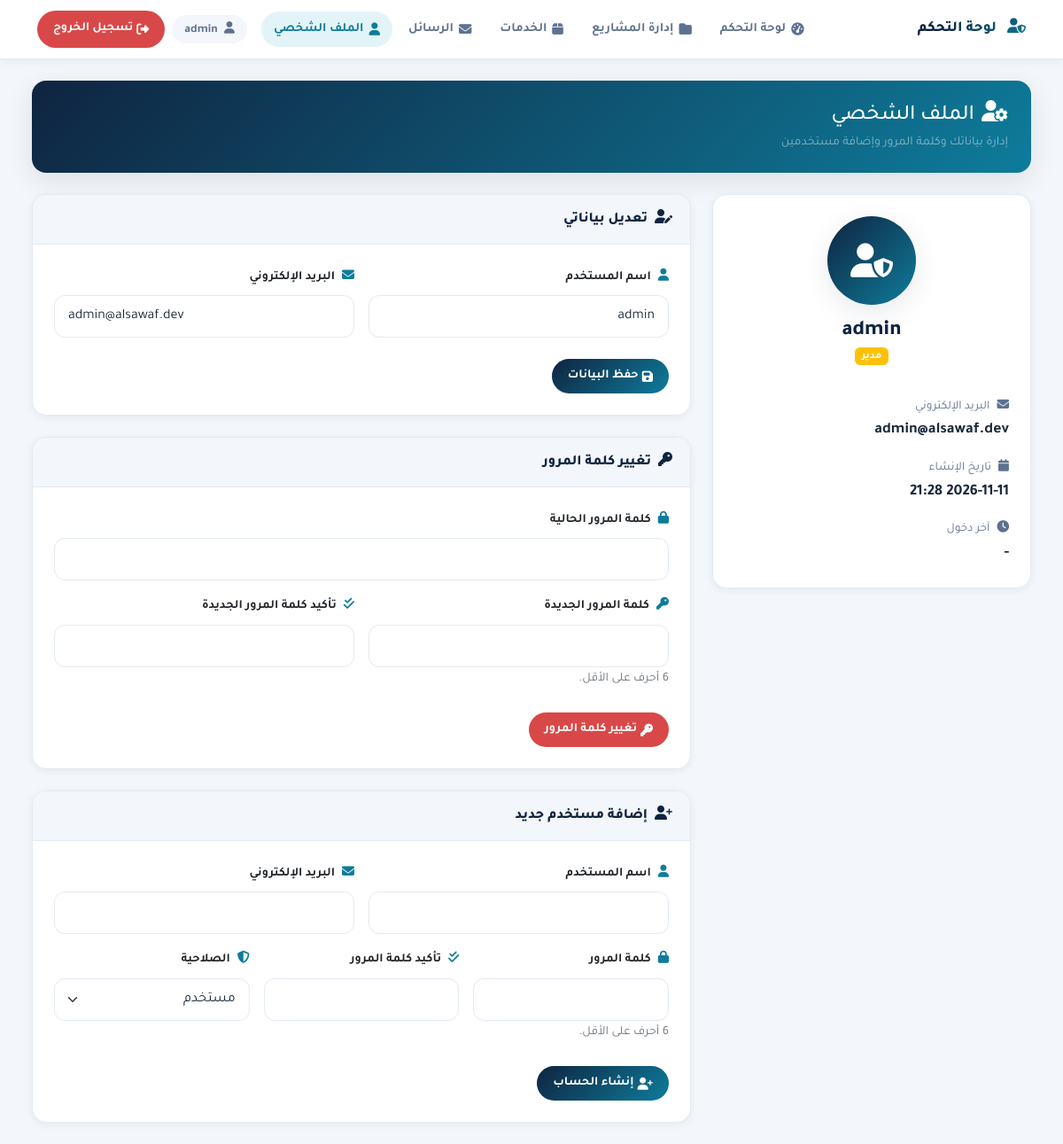
Screenshot of /admin/profile.php (signed in) with the database file from the repository.
### tables this page shows
CREATE TABLE users (
    id INT AUTO_INCREMENT PRIMARY KEY,
    username VARCHAR(50) NOT NULL UNIQUE,
    email VARCHAR(100) NOT NULL UNIQUE,
    password_hash VARCHAR(255) NOT NULL,
    role ENUM('admin', 'user') DEFAULT 'user',
    is_active TINYINT(1) DEFAULT 1,
    last_login DATETIME NULL,
    created_at TIMESTAMP DEFAULT CURRENT_TIMESTAMP,
    updated_at TIMESTAMP DEFAULT CURRENT_TIMESTAMP ON UPDATE CURRENT_TIMESTAMP
);

### config/db.php (called while the page is built, shortened)
<?php
function h($data) {
    return htmlspecialchars($data, ENT_QUOTES, 'UTF-8');
}
function format_date($date, $format = 'M d, Y h:i A') {
    if (empty($date)) {
        return '-';
    }
    $timestamp = strtotime($date);
    return date($format, $timestamp);
}

### admin/profile.php (the view, shortened to what this page needs)
<?php
require_once __DIR__ . '/../config/db.php';
$stmt = $pdo->prepare("SELECT id, username, email, role, created_at, last_login FROM users WHERE id = ?");
$stmt->execute([$_SESSION['user_id']]);
$user = $stmt->fetch();
$submitted_username = $_POST['username'] ?? ($user['username'] ?? '');
$submitted_email = $_POST['email'] ?? ($user['email'] ?? '');
?>
<!DOCTYPE html>
<html lang="ar" dir="rtl">
<head>
    <link href="../assets/css/bootstrap.rtl.min.css" rel="stylesheet">
    <link rel="stylesheet" href="../assets/css/all.min.css">
    <link href="../assets/css/tajawal.css" rel="stylesheet">
    <link href='../assets/css/admin-theme.css' rel='stylesheet'>
</head>
<body>
<?php require_once __DIR__ . '/includes/header.php' ?>
<div class="container max-width-max">
    <div class="page-header">
        <h1 class="h4 mb-1"><i class="fas fa-user-cog me-2"></i>الملف الشخصي</h1>
        <div class="text-white-50 small">إدارة بياناتك وكلمة المرور وإضافة مستخدمين</div>
    </div>
    <div class="row g-4">
        <div class="col-12 col-lg-4">
            <div class="card card-custom">
                <div class="card-body p-4 text-center">
                    <div class="profile-avatar">
                        <i class="fas fa-user-shield"></i>
                    </div>
                    <h4 class="mt-3 mb-0"><?= h($user['username'] ?? 'Admin') ?></h4>
                    <span class="badge bg-warning text-white"><?= h($user['role'] ?? 'admin') === 'admin' ? 'مدير' : 'مستخدم' ?></span>
                    <div class="row g-3 text-start mt-3">
                        <div class="col-12">
                            <div class="info-label"><i class="fas fa-envelope me-2"></i>البريد الإلكتروني</div>
                            <div class="info-value"><?= h($user['email'] ?? '-') ?></div>
                        </div>
                        <div class="col-12">
                            <div class="info-label"><i class="fas fa-calendar me-2"></i>تاريخ الإنشاء</div>
                            <div class="info-value"><?= h(format_date($user['created_at'] ?? '', 'Y-m-d H:i')) ?></div>
                        </div>
                        <div class="col-12">
                            <div class="info-label"><i class="fas fa-clock me-2"></i>آخر دخول</div>
                            <div class="info-value"><?= h(format_date($user['last_login'] ?? '', 'Y-m-d H:i')) ?></div>
                        </div>
                    </div>
                </div>
            </div>
        </div>
        <div class="col-12 col-lg-8">
            <div class="row g-4">
                <div class="col-12">
                    <div class="card card-custom">
                        <div class="card-header">
                            <h6 class="mb-0"><i class="fas fa-user-edit me-2"></i>تعديل بياناتي</h6>
                        </div>
                        <div class="card-body p-4">
                            <form action="profile.php" method="POST">
                                <div class="row g-3">
                                    <div class="col-12 col-md-6">
                                        <label class="form-label small fw-bold mb-2"><i class="fas fa-user me-2 text-primary-cyan"></i>اسم المستخدم</label>
                                        <input type="text" name="username" class="form-control form-control-custom"
                                               value="<?= h($submitted_username) ?>" required>
                                    </div>
                                    <div class="col-12 col-md-6">
                                        <label class="form-label small fw-bold mb-2"><i class="fas fa-envelope me-2 text-primary-cyan"></i>البريد الإلكتروني</label>
                                        <input type="email" name="email" class="form-control form-control-custom"
                                               value="<?= h($submitted_email) ?>" required>
                                    </div>
                                </div>
                                <div class="d-flex mt-4">
                                    <button type="submit" class="btn btn-primary-cyan btn-custom">
                                        <i class="fas fa-save me-1"></i>حفظ البيانات
                                    </button>
                                </div>
                            </form>
                        </div>
                    </div>
                </div>
                <div class="col-12">
                    <div class="card card-custom">
                        <div class="card-header">
                            <h6 class="mb-0"><i class="fas fa-key me-2"></i>تغيير كلمة المرور</h6>
                        </div>
                        <div class="card-body p-4">
                            <form action="profile.php" method="POST">
                                <div class="mb-3">
                                    <label class="form-label small fw-bold mb-2"><i class="fas fa-lock me-2 text-primary-cyan"></i>كلمة المرور الحالية</label>
                                    <input type="password" name="old_password" class="form-control form-control-custom" autocomplete="current-password" required>
                                </div>
                                <div class="row g-3">
                                    <div class="col-12 col-md-6">
                                        <label class="form-label small fw-bold mb-2"><i class="fas fa-key me-2 text-primary-cyan"></i>كلمة المرور الجديدة</label>
                                        <input type="password" name="new_password" class="form-control form-control-custom" autocomplete="new-password" required>
                                        <small class="text-secondary">6 أحرف على الأقل.</small>
                                    </div>
                                    <div class="col-12 col-md-6">
                                        <label class="form-label small fw-bold mb-2"><i class="fas fa-check-double me-2 text-primary-cyan"></i>تأكيد كلمة المرور الجديدة</label>
                                        <input type="password" name="confirm_password" class="form-control form-control-custom" autocomplete="new-password" required>
                                    </div>
                                </div>
                                <div class="d-flex mt-4">
                                    <button type="submit" class="btn btn-danger-custom btn-custom">
                                        <i class="fas fa-key me-1"></i>تغيير كلمة المرور
                                    </button>
                                </div>
                            </form>
                        </div>
                    </div>
                </div>
                <div class="col-12" id="add-user">
                    <div class="card card-custom">
                        <div class="card-header">
                            <h6 class="mb-0"><i class="fas fa-user-plus me-2"></i>إضافة مستخدم جديد</h6>
                        </div>
                        <div class="card-body p-4">
                            <form action="profile.php#add-user" method="POST">
                                <div class="row g-3">
                                    <div class="col-12 col-md-6">
                                        <label class="form-label small fw-bold mb-2"><i class="fas fa-user me-2 text-primary-cyan"></i>اسم المستخدم</label>
                                        <input type="text" name="username" class="form-control form-control-custom" value="<?= h($_POST['username'] ?? '') ?>" required>
                                    </div>
                                    <div class="col-12 col-md-6">
                                        <label class="form-label small fw-bold mb-2"><i class="fas fa-envelope me-2 text-primary-cyan"></i>البريد الإلكتروني</label>
                                        <input type="email" name="email" class="form-control form-control-custom" value="<?= h($_POST['email'] ?? '') ?>" required>
                                    </div>
                                    <div class="col-12 col-md-4">
                                        <label class="form-label small fw-bold mb-2"><i class="fas fa-lock me-2 text-primary-cyan"></i>كلمة المرور</label>
                                        <input type="password" name="password" class="form-control form-control-custom" autocomplete="new-password" required>
                                        <small class="text-secondary">6 أحرف على الأقل.</small>
                                    </div>
                                    <div class="col-12 col-md-4">
                                        <label class="form-label small fw-bold mb-2"><i class="fas fa-check-double me-2 text-primary-cyan"></i>تأكيد كلمة المرور</label>
                                        <input type="password" name="confirm_password" class="form-control form-control-custom" autocomplete="new-password" required>
                                    </div>
                                    <div class="col-12 col-md-4">
                                        <label class="form-label small fw-bold mb-2"><i class="fas fa-shield-alt me-2 text-primary-cyan"></i>الصلاحية</label>
                                        <select name="role" class="form-select form-select-custom">
                                            <option value="user" <?= ($_POST['role'] ?? '') === 'user' ? 'selected' : '' ?>>مستخدم</option>
                                        </select>
                                    </div>
                                </div>
                                <div class="d-flex mt-4">
                                    <button type="submit" class="btn btn-primary-cyan btn-custom">
                                        <i class="fas fa-user-plus me-1"></i>إنشاء الحساب
                                    </button>
                                </div>
                            </form>
                        </div>
                    </div>
                </div>
            </div>
        </div>
    </div>
</div>
<?php require_once __DIR__ . '/includes/footer.php' ?>

### assets/css/admin-theme.css (style rules this page uses)
:root { --primary-navy: #0F2440; --secondary-slate: #FFFFFF; --accent-cyan: #0E7C9B; --accent-light: #E3F4F9; --accent-gold: #C8A15A; --bg-soft: #F3F6FA; --text-primary: #1B2A3B; --text-secondary: #5E7190; --border-soft: #E3EAF2; --success-green: #1E9E6A; --danger-red: #D94848; --warning-orange: #E59B3C; --shadow-sm: 0 2px 10px rgba(15, 36, 64, 0.06); --shadow-md: 0 8px 30px rgba(15, 36, 64, 0.10); --shadow-lg: 0 18px 50px rgba(15, 36, 64, 0.14); --radius: 16px; }
* { box-sizing: border-box; }
body { font-family: 'Tajawal', 'Cairo', sans-serif; background-color: var(--bg-soft); color: var(--text-primary); direction: rtl; line-height: 1.7; }
h1, h2, h3, h4, h5, h6 { font-family: 'Tajawal', 'Cairo', sans-serif; font-weight: 800; color: var(--primary-navy); }
.page-header { background: linear-gradient(135deg, var(--primary-navy) 0%, var(--accent-cyan) 100%); border-radius: var(--radius); padding: 22px 26px; margin-bottom: 24px; color: #ffffff; box-shadow: var(--shadow-md); }
.page-header h1, .page-header h6 { color: #ffffff; }
.card-custom { background: #ffffff; border: 1px solid var(--border-soft); border-radius: var(--radius); overflow: hidden; box-shadow: var(--shadow-sm); }
.card-custom .card-header { background: var(--bg-soft); border-bottom: 1px solid var(--border-soft); padding: 16px 20px; }
.card-custom .card-body { padding: 22px; }
.btn-custom { display: inline-flex; align-items: center; justify-content: center; padding: 9px 18px; border-radius: 999px; font-size: 0.875rem; font-weight: 600; transition: all 0.25s ease; }
.btn-primary, .btn-primary-cyan { background: linear-gradient(135deg, var(--primary-navy) 0%, var(--accent-cyan) 100%); color: #ffffff !important; border: none; }
.form-control-custom, .form-select-custom { background-color: #ffffff; border: 1.5px solid var(--border-soft); color: var(--text-primary); border-radius: 12px; padding: 11px 15px; transition: all 0.25s ease; }
.profile-avatar { width: 100px; height: 100px; border-radius: 50%; background: linear-gradient(135deg, var(--primary-navy), var(--accent-cyan)); display: flex; align-items: center; justify-content: center; font-size: 2.4rem; color: #ffffff; margin: 0 auto; box-shadow: var(--shadow-md); }
.info-label { color: var(--text-secondary); font-size: 0.85rem; }
.info-value { font-weight: 700; font-size: 1.1rem; color: var(--text-primary); }
.text-primary-cyan { color: var(--accent-cyan) !important; }
.max-width-max { max-width: 100%; }
.btn-danger-custom { background: var(--danger-red); color: #ffffff !important; border-radius: 999px; font-weight: 600; border: none; transition: all 0.25s ease; }

### rows the page displays
users: username "admin", email "admin@alsawaf.dev", created_at "2026-11-11 21:28", last_login "-"

### other values shown
$_SESSION['username'] "admin"
